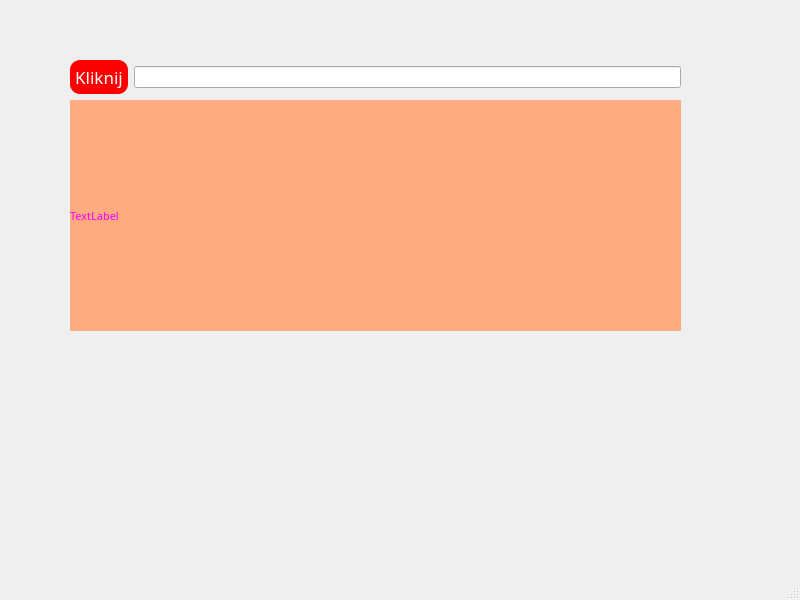
<?xml version="1.0" encoding="UTF-8"?>
<ui version="4.0">
 <class>MainWindow</class>
 <widget class="QMainWindow" name="MainWindow">
  <property name="geometry">
   <rect>
    <x>0</x>
    <y>0</y>
    <width>800</width>
    <height>600</height>
   </rect>
  </property>
  <property name="minimumSize">
   <size>
    <width>198</width>
    <height>200</height>
   </size>
  </property>
  <property name="maximumSize">
   <size>
    <width>800</width>
    <height>800</height>
   </size>
  </property>
  <property name="windowTitle">
   <string>MainWindow</string>
  </property>
  <widget class="QWidget" name="centralwidget">
   <widget class="QWidget" name="layoutWidget">
    <property name="geometry">
     <rect>
      <x>70</x>
      <y>60</y>
      <width>611</width>
      <height>271</height>
     </rect>
    </property>
    <layout class="QVBoxLayout" name="verticalLayout">
     <item>
      <layout class="QHBoxLayout" name="horizontalLayout">
       <item>
        <widget class="QPushButton" name="pushButton">
         <property name="font">
          <font>
           <family>Segoe Print</family>
           <pointsize>13</pointsize>
          </font>
         </property>
         <property name="styleSheet">
          <string notr="true">QPushButton {
    background-color: red; /* Tło przycisku */
    color: white; /* Kolor tekstu */
    border-radius: 10px; /* Zaokrąglenie rogów */
    padding: 5px; /* Odstęp wewnętrzny */
}</string>
         </property>
         <property name="text">
          <string>Kliknij</string>
         </property>
        </widget>
       </item>
       <item>
        <widget class="QLineEdit" name="lineEdit"/>
       </item>
      </layout>
     </item>
     <item>
      <widget class="QLabel" name="label">
       <property name="font">
        <font>
         <family>Segoe MDL2 Assets</family>
         <pointsize>8</pointsize>
         <italic>false</italic>
         <bold>false</bold>
        </font>
       </property>
       <property name="styleSheet">
        <string notr="true">font: 8pt &quot;Segoe MDL2 Assets&quot;;
background-color: rgb(255, 170, 127);
color: rgb(255, 0, 255);</string>
       </property>
       <property name="text">
        <string>TextLabel</string>
       </property>
      </widget>
     </item>
    </layout>
   </widget>
  </widget>
  <widget class="QMenuBar" name="menubar">
   <property name="geometry">
    <rect>
     <x>0</x>
     <y>0</y>
     <width>800</width>
     <height>22</height>
    </rect>
   </property>
  </widget>
  <widget class="QStatusBar" name="statusbar"/>
 </widget>
 <resources/>
 <connections/>
</ui>
